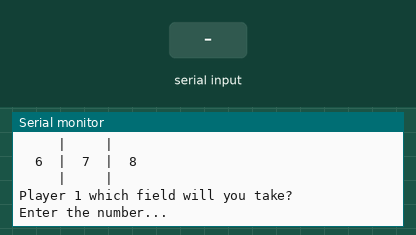
Recording of a sketch running on a simulated Arduino Uno, built with avr-gcc and run on an emulated ATmega328P. Shown: the last lines printed to the serial monitor. The inputs (shaded band) are chosen by the test bench.

Above: at 1.2 s.
1.3 s: "90,45\n" received over Serial
At 2.2 s:
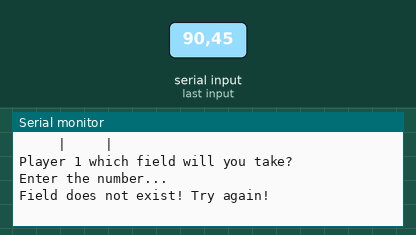
2.9 s: "0\n" received over Serial
At 4.7 s:
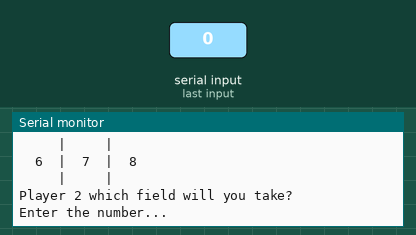
5.5 s: "1\n" received over Serial
At 6.3 s:
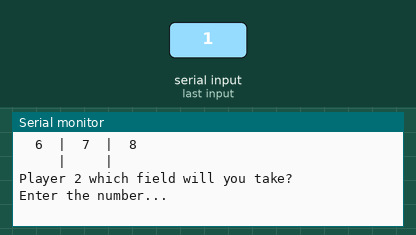
8.1 s: "2\n" received over Serial
At 9.0 s:
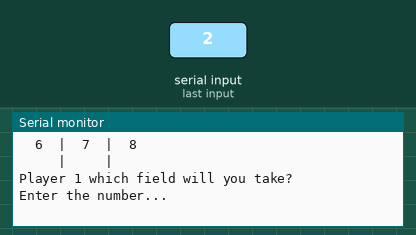
10.7 s: "5\n" received over Serial
At 13.0 s:
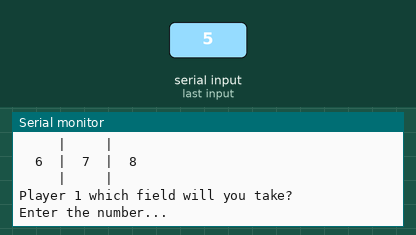
13.4 s: "0\n" received over Serial
At 14.3 s:
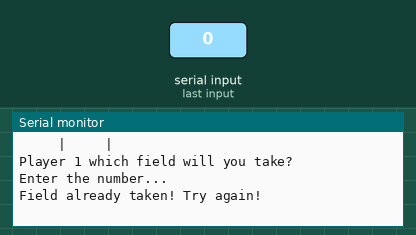
Timing chart, 0 to 16.0 s (numbered marks = the images above; inputs shaded):
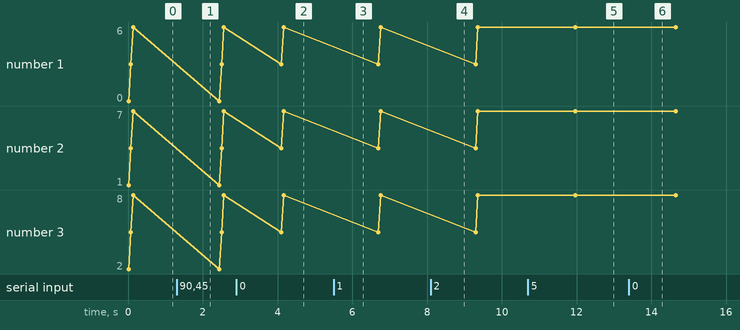

The sketch:

TicTacToe.ino
```cpp
//Fields
char gameState[9] = { '0' , '1' , '2' , '3' , '4' , '5' , '6' , '7' , '8' };  //Fields to be taken
int gameWon = 0;  //0 means game is in progress, 1 means game is won, -1 means game ended as draw
int activePlayer = 1; //Tracks active player - always 1 or 2
int userInput = 9;  //Temporarily stores user input, default 9 is not a field

//Methods
void setup() {
  Serial.begin(9600);
}

void loop() {
  if(gameWon == 0){
    printBoard();
    askInput();
    delay(10);
    if(validateInput() == 1){
      commitMove();
      if(checkProgress() == 1){
        printBoard();
        Serial.print("Congratulations! Player ");
        Serial.print(activePlayer);
        Serial.println(" has won!");
        gameWon = 1;
      }
      else if(checkProgress() == -1){
        printBoard();
        Serial.println("Game ended as a draw! No winner!");
        gameWon = -1;
      }
      else{
        switchPlayer();
      }
    }
    delay(10);
    Serial.println(" ");
    delay(1000);
  }
}

//Prints the current state of the board to the serial monitor
void printBoard(){
  Serial.println("     |     |     ");
  Serial.print("  ");
  Serial.print(gameState[0]);
  Serial.print("  |  ");
  Serial.print(gameState[1]);
  Serial.print("  |  ");
  Serial.print(gameState[2]);
  Serial.println("  ");
  Serial.println("_____|_____|_____");
  Serial.println("     |     |     ");
  Serial.print("  ");
  Serial.print(gameState[3]);
  Serial.print("  |  ");
  Serial.print(gameState[4]);
  Serial.print("  |  ");
  Serial.print(gameState[5]);
  Serial.println("  ");
  Serial.println("_____|_____|_____");
  Serial.println("     |     |     ");
  Serial.print("  ");
  Serial.print(gameState[6]);
  Serial.print("  |  ");
  Serial.print(gameState[7]);
  Serial.print("  |  ");
  Serial.print(gameState[8]);
  Serial.println("  ");
  Serial.println("     |     |     ");
}

//Asks which field to take and returns its number
void askInput(){
  int tempInput;
  Serial.print("Player ");
  Serial.print(activePlayer);
  Serial.println(" which field will you take?");
  Serial.println("Enter the number...");

  while(Serial.available()==0){}
  tempInput = Serial.parseInt();

  //Restart serial to refresh stored char
  Serial.end();
  delay(100);
  Serial.begin(9600);

  userInput = tempInput;
}

//Validates user input
int validateInput(){
  if(userInput >= 0 && userInput <= 8){
    if(gameState[userInput] != 'X' && gameState[userInput] != 'O'){
      return 1; //Valid
    }
    else{
      Serial.println("Field already taken! Try again!");
    }
  }

  else{
    Serial.println("Field does not exist! Try again!");
  }
  return 0; //Invalid
}

//Checks if the game has ended
int checkProgress(){
  if(gameState[0] == gameState[1] && gameState[1] == gameState[2]){
    return 1;
  }
  else if(gameState[3] == gameState[4] && gameState[4] == gameState[5]){
    return 1;
  }
  else if(gameState[6] == gameState[7] && gameState[7] == gameState[8]){
    return 1;
  }
  else if(gameState[0] == gameState[3] && gameState[3] == gameState[6]){
    return 1;
  }
  else if(gameState[1] == gameState[4] && gameState[4] == gameState[7]){
    return 1;
  }
  else if(gameState[2] == gameState[5] && gameState[5] == gameState[8]){
    return 1;
  }
  else if(gameState[0] == gameState[4] && gameState[4] == gameState[8]){
    return 1;
  }
  else if(gameState[2] == gameState[4] && gameState[4] == gameState[6]){
    return 1;
  }

  else if(checkEmptyFields() == 0){
    Serial.println("Game ended as draw!");
    return -1;
  }

  else{
    return 0;
  }
}

//Commits player move
void commitMove(){
  if(activePlayer == 1){
    gameState[userInput] = 'X';
  }
  else if(activePlayer == 2){
    gameState[userInput] = 'O';
  }
  else{
    Serial.println("Player unknown!");
  }
}

//Switches active player
void switchPlayer(){
  if(activePlayer == 1){
    activePlayer++;
  }
  else if(activePlayer == 2){
    activePlayer--;
  }
  else{
    Serial.println("Player unknown!");
  }
}

//Checks for empty fields
int checkEmptyFields(){
  int emptyLeft = 0;
  for(int i=0;i<sizeof(gameState);i++){
    if(gameState[i] != 'X' && gameState[i] != 'O'){
      return 1;
    }
  }
  return 0;
}
```

Measured:
- after the input at 1.3 s, the serial monitor: prints a new line after 0.11 s (image 1)
- after the input at 2.9 s, the serial monitor: prints a new line after 1.1 s (image 2)
- after the input at 10.7 s, the serial monitor: prints a new line after 1.2 s (image 5)
- after the input at 13.4 s, the serial monitor: prints a new line after 0.11 s (image 6)
